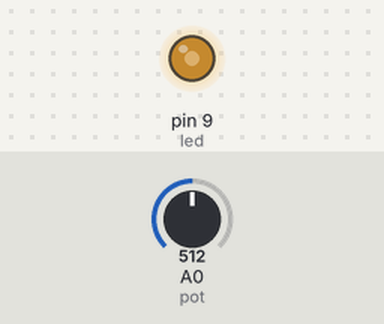
A sketch run on a simulated Arduino Uno, built with avr-gcc and run on an emulated ATmega328P. Shown: output pins drawn as LEDs (lit = HIGH). The inputs (shaded band) are chosen by the test bench; at power-on: A0 (pot) = 512.

Above: at 1.2 s.
1.3 s: A0 (pot) set to 716
At 1.6 s:
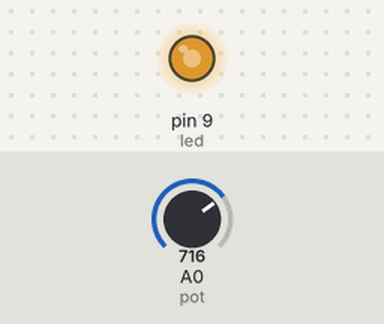
2.8 s: A0 (pot) set to 900
At 4.0 s:
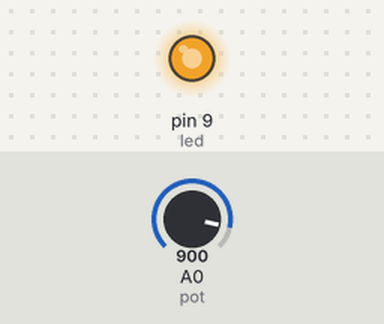
4.3 s: A0 (pot) set to 122
At 5.1 s:
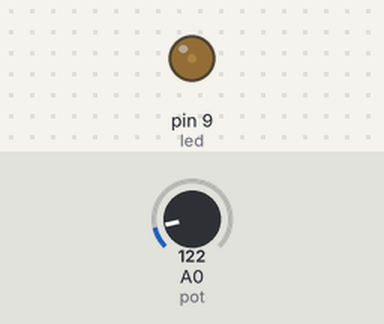
5.8 s: A0 (pot) set to 0
At 6.5 s:
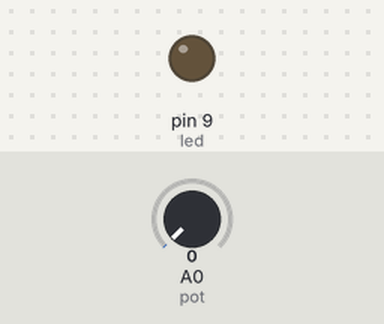
7.3 s: A0 (pot) set to 511
At 8.7 s:
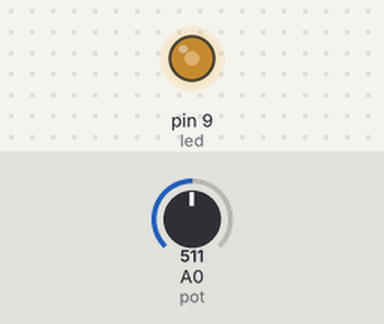
Timing chart, 0 to 9.8 s (numbered marks = the images above; inputs shaded):
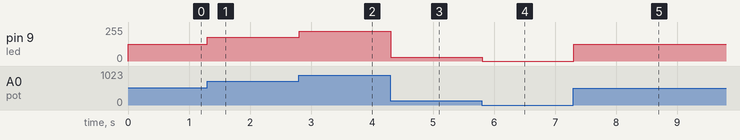

Measured:
- after the input at 1.3 s, pin 9 (led): 127/255 → 178/255 at once
- after the input at 2.8 s, pin 9 (led): 178/255 → 224/255 at once
- after the input at 4.3 s, pin 9 (led): 224/255 → 30/255 at once
- after the input at 5.8 s, pin 9 (led): 30/255 → 0/255 at once
- after the input at 7.3 s, pin 9 (led): 0/255 → 127/255 at once

The sketch:

lab06.ino
```cpp
int led = 9;          // Pino onde o LED está conectado
int pot = A0;         // Pino onde o potenciômetro está conectado

void setup() {
  pinMode(led, OUTPUT);  // Configura o pino do LED como saída
  pinMode(pot, INPUT);   // Configura o pino do potenciômetro como entrada
}

void loop() {
  int valorPot = analogRead(pot);           // Lê o valor analógico do potenciômetro (0 a 1023)
  int brilho = map(valorPot, 0, 1023, 0, 255);  // Mapeia o valor para o intervalo 0-255

  analogWrite(led, brilho);  // Envia o valor mapeado para o LED, controlando a luminosidade

  delay(10);  // Pequeno atraso para estabilidade
}
```
